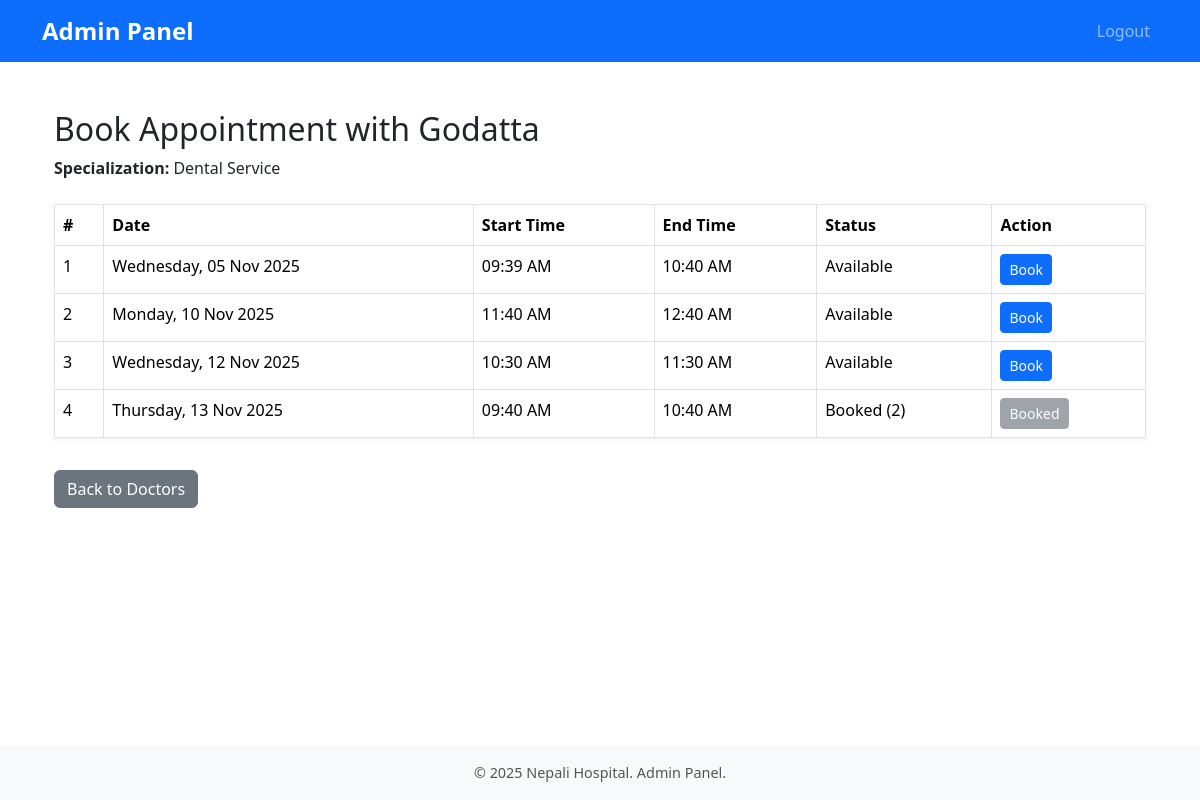
Screenshot of /book/1 (signed in) with the database file from the repository.
### models.py (models this page shows, shortened)
class Doctor(db.Model):
    id = db.Column(db.Integer, primary_key=True)
    name = db.Column(db.String(100), nullable=False)
    specialization = db.Column(db.String(100), nullable=False)
    email = db.Column(db.String(120), unique=True, nullable=True)
    phone = db.Column(db.String(20), nullable=True)
    slots = db.relationship(
        "Slot",
        back_populates="doctor",
        lazy="joined",
        cascade="all, delete-orphan"
    )
    appointments = db.relationship(
        "Appointment",
        back_populates="doctor",
        lazy="joined",
        cascade="all, delete-orphan"
    )

class Slot(db.Model):
    id = db.Column(db.Integer, primary_key=True)
    doctor_id = db.Column(db.Integer, db.ForeignKey("doctor.id"), nullable=False)
    date = db.Column(db.Date, nullable=False)
    start_time = db.Column(db.Time, nullable=False)
    end_time = db.Column(db.Time, nullable=False)
    day = db.Column(db.String(20))
    time = db.Column(db.String(20))
    doctor = db.relationship("Doctor", back_populates="slots")
    appointments = db.relationship(
        "Appointment",
        back_populates="slot",
        lazy=True,
        cascade="all, delete-orphan"
    )
    __table_args__ = (
        UniqueConstraint('doctor_id', 'date', 'start_time', name='uq_doctor_slot'),
    )

### app.py (the view, shortened to what this page needs)
@app.route("/book/<int:doctor_id>", methods=["GET", "POST"])
@login_required
def book(doctor_id):
    doctor = Doctor.query.get_or_404(doctor_id)
    slots = Slot.query.filter_by(doctor_id=doctor.id).all()
    return render_template("book.html", doctor=doctor, slots=slots)

### app.py (called while the page is built)
@login_manager.user_loader
def load_user(user_id):
    if isinstance(user_id, str) and user_id.startswith("admin-"):
        aid = int(user_id.split("-", 1)[1])
        return Admin.query.get(aid)
    return User.query.get(int(user_id))

### templates/book.html (shortened to what this page needs)
{% extends "base.html" %}
{% block content %}
<div class="container mt-4">
    <h2>Book Appointment with {{ doctor.name }}</h2>
    <p><strong>Specialization:</strong> {{ doctor.specialization }}</p>
    <form method="POST">
        <table class="table table-bordered mt-4">
            <thead>
                <tr>
                    <th>#</th>
                    <th>Date</th>
                    <th>Start Time</th>
                    <th>End Time</th>
                    <th>Status</th>
                    <th>Action</th>
                </tr>
            </thead>
            <tbody>
                {% for slot in slots %}
                    {% set active_appts = slot.appointments
                        | selectattr('status', 'ne', 'Canceled')
                        | selectattr('status', 'ne', 'Rescheduled (by Admin)')
                        | list %}
                    <tr>
                        <td>{{ loop.index }}</td>
                        <td>{{ slot.date.strftime('%A, %d %b %Y') if slot.date else 'N/A' }}</td>
                        <td>{{ slot.start_time.strftime('%I:%M %p') if slot.start_time else 'N/A' }}</td>
                        <td>{{ slot.end_time.strftime('%I:%M %p') if slot.end_time else 'N/A' }}</td>
                        <td>
                            {% if active_appts|length > 0 %}
                                Booked ({{ active_appts|length }})
                            {% else %}
                                Available
                            {% endif %}
                        </td>
                        <td>
                            {% if active_appts|length == 0 %}
                                <button type="submit" name="slot" value="{{ slot.id }}" class="btn btn-primary btn-sm">
                                    Book
                                </button>
                            {% else %}
                                <button type="button" class="btn btn-secondary btn-sm" disabled>Booked</button>
                            {% endif %}
                        </td>
                    </tr>
                {% endfor %}
            </tbody>
        </table>
    </form>
    <a href="{{ url_for('view_doctors') }}" class="btn btn-secondary mt-3">Back to Doctors</a>
</div>
{% endblock %}

### static/style.css (style rules this page uses)
html, body { height: 100%; margin: 0; padding: 0; }
table { margin-bottom: 0; }
.btn-primary { background-color: #0d6efd; border-color: #0d6efd; transition: all 0.3s; }
.btn-secondary { background-color: #6c757d; }
table { background-color: #ffffff; box-shadow: 0 2px 5px rgba(0,0,0,0.05); }
table th { background-color: #0d6efd; color: #fff; }

### rows the page displays
Doctor: name "Godatta", specialization "Dental Service"
Slot: date "Wednesday, 05 Nov 2025", start_time "09:39 AM", end_time "10:40 AM", shows "Available"
Slot: date "Monday, 10 Nov 2025", start_time "11:40 AM", end_time "12:40 AM", shows "Available"
Slot: date "Wednesday, 12 Nov 2025", start_time "10:30 AM", end_time "11:30 AM", shows "Available", {{ slot.id }} 6 (drawn)
Slot: date "Thursday, 13 Nov 2025", start_time "09:40 AM", end_time "10:40 AM", active_appts "2", shows "Booked"

### other values shown
{{ current_year or "2025" }} "2025"
